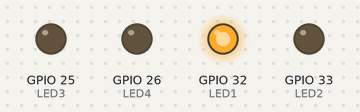
The sketch below on a simulated ESP32. On the bench: output pins drawn as LEDs (lit = HIGH).

Above: at 0.5 s.
At 2.5 s:
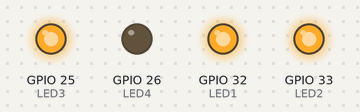
At 4.0 s:
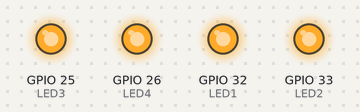
At 5.5 s:
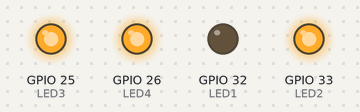
At 7.5 s:
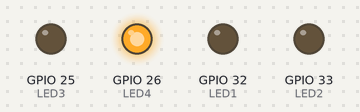
At 10.5 s:
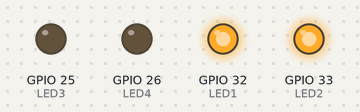
Timing chart, 0 to 11.7 s (numbered marks = the images above):
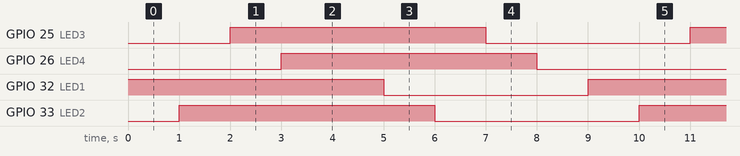

Measured:
- by itself, GPIO 25 (LED3), GPIO 26 (LED4), GPIO 32 (LED1), GPIO 33 (LED2): alternates HIGH for 5.0 s and LOW for 4.0 s
- by itself, everything shown: repeats every 9.0 s, in 8 steps

The sketch:

LED.ino
```cpp
// Definisikan pin LED output
#define LED1 32
#define LED2 33
#define LED3 25
#define LED4 26

void setup() {
  // Set semua pin sebagai OUTPUT
  pinMode(LED1, OUTPUT);
  pinMode(LED2, OUTPUT);
  pinMode(LED3, OUTPUT);
  pinMode(LED4, OUTPUT);
}

void loop() {
  // Nyalakan semua LED
  digitalWrite(LED1, HIGH);
  delay(1000);
  digitalWrite(LED2, HIGH);
  delay(1000);
  digitalWrite(LED3, HIGH);
  delay(1000);
  digitalWrite(LED4, HIGH);
  delay(2000);

  // Matikan semua LED
  digitalWrite(LED1, LOW);
  delay(1000);
  digitalWrite(LED2, LOW);
  delay(1000);
  digitalWrite(LED3, LOW);
  delay(1000);
  digitalWrite(LED4, LOW);
  delay(1000);
}
```
